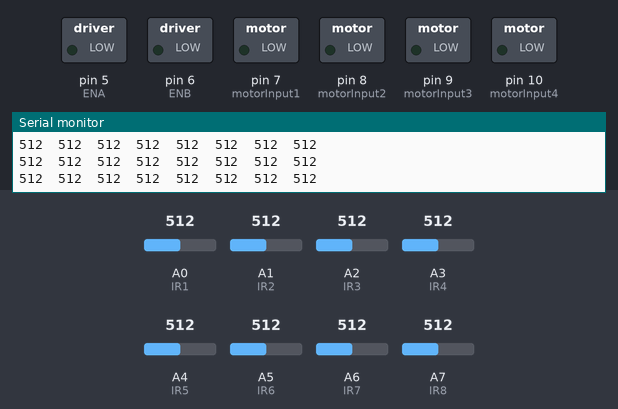
A sketch run on a simulated Arduino Nano, built with avr-gcc and run on an emulated ATmega328P. Shown: switched loads named in the sketch (green lamp = pin HIGH), the last lines printed to the serial monitor. Inputs (shaded band) come from the test bench; at power-on: A0 (IR1) = 512, A1 (IR2) = 512, A7 (IR8) = 512, A4 (IR5) = 512, A5 (IR6) = 512, A2 (IR3) = 512, A3 (IR4) = 512, A6 (IR7) = 512.

Above: at 3.2 s.
3.3 s: A0 (IR1) set to 90
At 4.1 s:
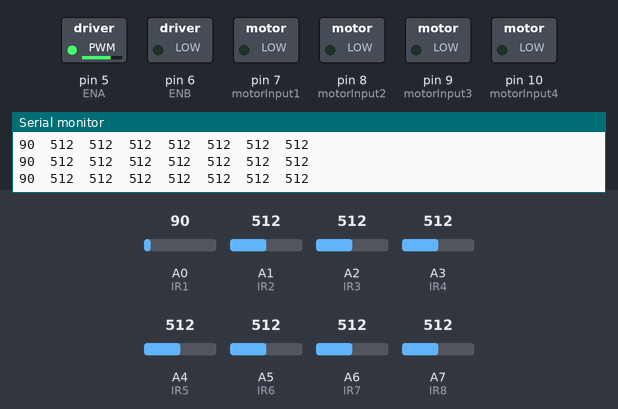
4.9 s: A1 (IR2) set to 716
At 5.5 s:
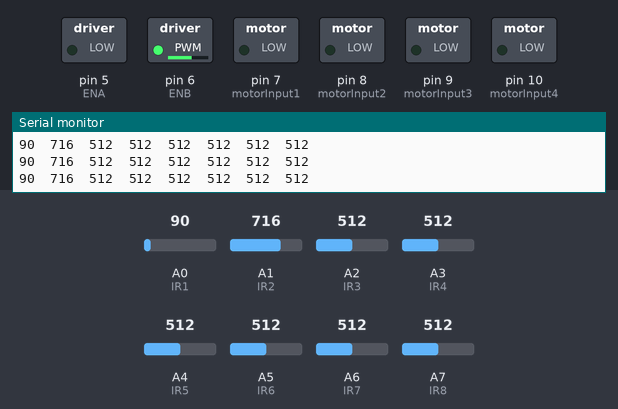
6.5 s: A7 (IR8) set to 641
8.0 s: A7 (IR8) set to 651
At 9.2 s:
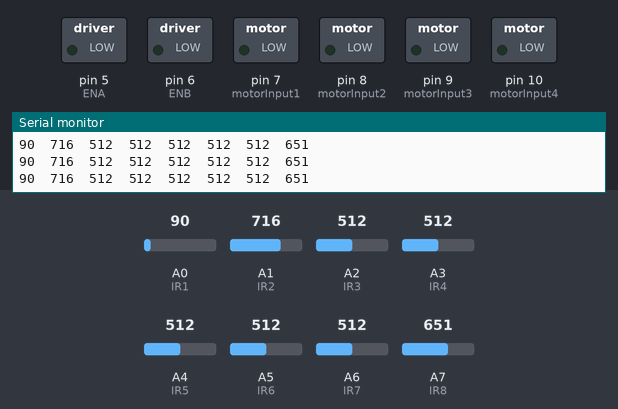
9.6 s: A4 (IR5) set to 526
At 10.7 s:
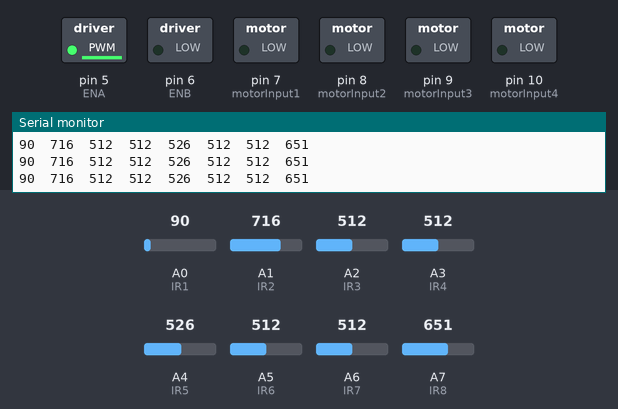
11.2 s: A5 (IR6) set to 716
At 12.0 s:
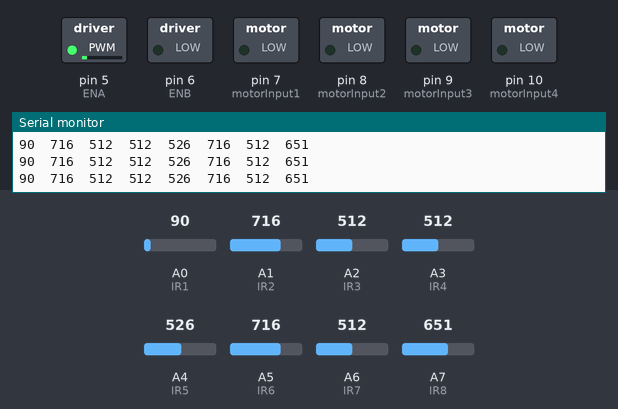
Timing chart, 0 to 13.8 s (numbered marks = the images above; inputs shaded):
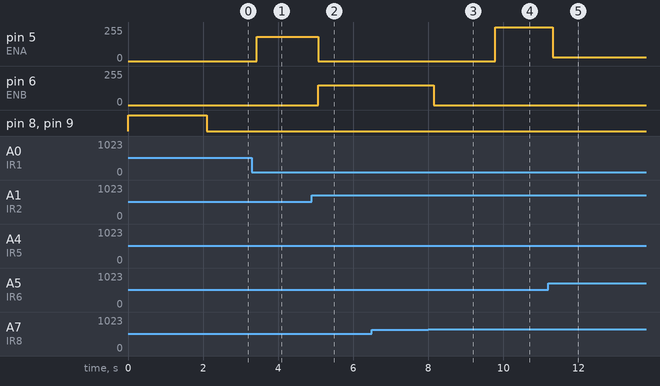

Measured:
- the behaviour switches between 650 and 651 on A7 (IR8) (found by bisection; images 2 and 3)
- the behaviour switches between 525 and 526 on A4 (IR5) (found by bisection; images 3 and 4)
- after the input at 3.3 s, pin 5 (ENA): 0/255 → 182/255 after 0.13 s
- after the input at 4.9 s, pin 5 (ENA): 182/255 → 0/255 after 0.17 s; pin 6 (ENB): 0/255 → 150/255 after 0.17 s
- after the input at 8.0 s, pin 6 (ENB): 150/255 → 0/255 after 0.14 s
- after the input at 9.6 s, pin 5 (ENA): 0/255 → 254/255 after 0.18 s
- after the input at 11.2 s, pin 5 (ENA): 254/255 → 30/255 after 0.12 s

The sketch:

sketch_nov30a.ino
```cpp
#define IR1 A0
#define IR2 A1
#define IR3 A2
#define IR4 A3
#define IR5 A4
#define IR6 A5
#define IR7 A6
#define IR8 A7

#define ENA 5
#define motorInput1 7
#define motorInput2 8
#define motorInput3 9
#define motorInput4 10
#define ENB 6

#define MAX_SPEED 150

int MotorBasespeed1 = 100;

int IR_val[] = {0, 0, 0, 0, 0, 0, 0, 0};
int IR_weights[8] = {-20, -15, -10, -5, 5, 10, 15, 20};

int LMotorSpeed = 0;
int RMotorSpeed = 0;
int speedAdjust = 0;

float P, I, D;
float error = 0;
float previousError = 0;
float Kp = 4;
float Kd = 0;
float Ki = 0;

void PID_control();
void read_IR();
void set_speed();
void set_forward();

void setup() {
  Serial.begin(115200);

  pinMode(IR1, INPUT);
  pinMode(IR2, INPUT);
  pinMode(IR3, INPUT);
  pinMode(IR4, INPUT);
  pinMode(IR5, INPUT);
  pinMode(IR6, INPUT);
  pinMode(IR7, INPUT);
  pinMode(IR8, INPUT);

  pinMode(ENA, OUTPUT);
  pinMode(motorInput1, OUTPUT);
  pinMode(motorInput2, OUTPUT);

  pinMode(ENB, OUTPUT);
  pinMode(motorInput3, OUTPUT);
  pinMode(motorInput4, OUTPUT);

  set_forward();
  delay(2000);
}

void loop() {

  read_IR();
  for (int i = 0; i < 8; i++) {
    Serial.print(IR_val[i]); // Print the sensor values to the serial monitor
    Serial.print('\t'); // Add a tab character for formatting
    }
  Serial.println(); // Add a line break
  delay(100); // Wait for a short time before reading the sensor again

  if (IR_val[0] >100 && IR_val[1] >100 && IR_val[2] >100 && IR_val[3] >100 && IR_val[4] >100 && IR_val[5] >100 && IR_val[6] >100 && IR_val[7] >100) {
    // Stop the motors when all sensors detect black
    stop();
  } else {
    PID_control();
    set_speed();
  }
}

void PID_control() {
  error = 0;

  for (int i = 0; i < 8; i++) {
    error += IR_weights[i] * IR_val[i];
  }
  P = error;
  I = I + error;
  D = error - previousError;

  previousError = error;

  speedAdjust = (Kp * P + Ki * I + Kd * D);

  LMotorSpeed = 150 - speedAdjust;
  RMotorSpeed = 150 + speedAdjust;

  if (LMotorSpeed < 0) {
    LMotorSpeed = 0;
  }
  if (RMotorSpeed < 0) {
    RMotorSpeed = 0;
  }
  if (RMotorSpeed > MAX_SPEED) {
    RMotorSpeed = MAX_SPEED;
  }
  if (RMotorSpeed > MAX_SPEED) {
    RMotorSpeed = MAX_SPEED;
  }
}

void read_IR() {
  IR_val[0] = analogRead(IR1) ;
  IR_val[1] = analogRead(IR2) ;
  IR_val[2] = analogRead(IR3) ;
  IR_val[3] = analogRead(IR4) ;
  IR_val[4] = analogRead(IR5) ;
  IR_val[5] = analogRead(IR6) ;
  IR_val[6] = analogRead(IR7) ;
  IR_val[7] = analogRead(IR8) ;
}

void set_speed() {
  analogWrite(ENA, LMotorSpeed);
  analogWrite(ENB, RMotorSpeed);
}

void set_forward() {
  digitalWrite(motorInput1, LOW);
  digitalWrite(motorInput2, HIGH);
  digitalWrite(motorInput3, HIGH);
  digitalWrite(motorInput4, LOW);
}

void stop() {
  digitalWrite(motorInput1, LOW);
  digitalWrite(motorInput2, LOW);
  digitalWrite(motorInput3, LOW);
  digitalWrite(motorInput4, LOW);
}
```
